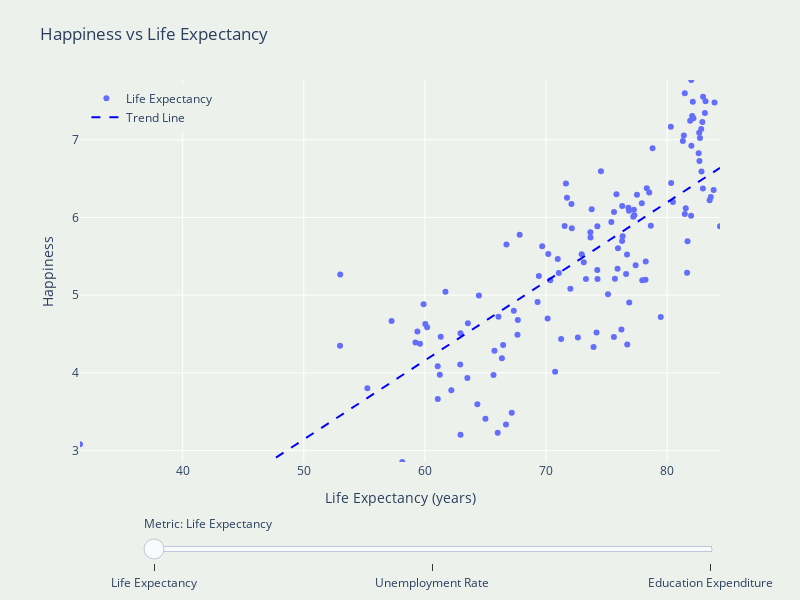

The cell this chart's notebook holds for it:
### Markdown cell above
**Money does not buy happiness**

Economic wealth could explain some of the variation in national happiness. However, other societal indicators may offer different insights. To further investigate the what influences the way people perceive their happiness, we examined its relationship with education expenditure, unemployment rate, and life expectancy.

In the plot about Happiness vs Education Expenditure, there is a slight positive trend. Countries that allocate a higher percentage of their GDP to education generally report higher happiness levels according to the dataset. It suggests that investment in quality education contributes to societal well-being and happiness.

The plot about Happiness vs Unemployment Rate has a slight negative trendline: as unemployment increases, average happiness declines according to the dataset. This is a result in line with previous research like Winkelmann (2014), which found that unemployment consistently and significantly reduces life satisfaction and caused a reduction in the happiness score recorded, both due to economic insecurity and the psychological toll of uncertainty.

In the plot about Happiness vs Life Expectancy, a positive correlation can be read from the regression line. Countries where people live longer also tend to report higher happiness scores. This relationship is likely tied to broader indicators of public health and quality of life. As with education, longer life expectancy reflects better healthcare systems, better nutrition, and a better environments, all of this tends to go hand-in-hand with happiness.

### Code cell
import pandas as pd
import numpy as np
import plotly.graph_objects as go
from plotly.offline import init_notebook_mode, iplot

init_notebook_mode(connected=True)

df = pd.read_csv('final.csv')

df['Happiness_rank'] = df['Happiness'].rank(method='min', ascending=False).astype(int)
total_countries = df['Country'].nunique()

df_life = df.dropna(subset=['Life_expectancy', 'Happiness', 'Country', 'Happiness_rank'])
df_unemp = df.dropna(subset=['Unemployment_rate', 'Happiness', 'Country', 'Happiness_rank'])
df_edu = df.dropna(subset=['Edu_expenditure_pct', 'Happiness', 'Country', 'Happiness_rank'])

x_range_life = [df_life['Life_expectancy'].min(), df_life['Life_expectancy'].max()]
x_range_unemp = [df_unemp['Unemployment_rate'].min(), df_unemp['Unemployment_rate'].max()]
x_range_edu = [df_edu['Edu_expenditure_pct'].min(), df_edu['Edu_expenditure_pct'].max()]
y_range = [df['Happiness'].min(), df['Happiness'].max()]

def add_trend_trace(x, y, color, visible=True):
    x_vals = x.values
    y_vals = y.values
    slope, intercept = np.polyfit(x_vals, y_vals, 1)
    x_trend = np.linspace(min(x_vals), max(x_vals), 100)
    y_trend = slope * x_trend + intercept
    return go.Scatter(
        x=x_trend,
        y=y_trend,
        mode='lines',
        line=dict(color=color, dash='dash'),
        name='Trend Line',
        visible=visible,
        hoverinfo='skip'
    )

trace_life = go.Scatter(
    x=df_life['Life_expectancy'],
    y=df_life['Happiness'],
    mode='markers',
    name='Life Expectancy',
    visible=True,
    text=df_life['Country'],
    customdata=df_life['Happiness_rank'],
    hovertemplate=(
        "Country: %{text}<br>"
        f"Rank: %{{customdata}} out of {total_countries}<br>"
        "Life Expectancy: %{x:.1f} years<br>"
        "Happiness: %{y:.2f}<extra></extra>"
    )
)

trace_unemp = go.Scatter(
    x=df_unemp['Unemployment_rate'],
    y=df_unemp['Happiness'],
    mode='markers',
    name='Unemployment Rate',
    visible=False,
    text=df_unemp['Country'],
    customdata=df_unemp['Happiness_rank'],
    hovertemplate=(
        "Country: %{text}<br>"
        f"Rank: %{{customdata}} out of {total_countries}<br>"
        "Unemployment Rate: %{x:.1f}%<br>"
        "Happiness: %{y:.2f}<extra></extra>"
    )
)

trace_edu = go.Scatter(
    x=df_edu['Edu_expenditure_pct'],
    y=df_edu['Happiness'],
    mode='markers',
    name='Education Expenditure',
    visible=False,
    text=df_edu['Country'],
    customdata=df_edu['Happiness_rank'],
    hovertemplate=(
        "Country: %{text}<br>"
        f"Rank: %{{customdata}} out of {total_countries}<br>"
        "Education Expenditure: %{x:.2f}% of GDP<br>"
        "Happiness: %{y:.2f}<extra></extra>"
    )
)

trend_life = add_trend_trace(df_life['Life_expectancy'], df_life['Happiness'], 'blue', True)
trend_unemp = add_trend_trace(df_unemp['Unemployment_rate'], df_unemp['Happiness'], 'blue', False)
trend_edu = add_trend_trace(df_edu['Edu_expenditure_pct'], df_edu['Happiness'], 'blue', False)

fig = go.Figure(data=[
    trace_life, trace_unemp, trace_edu,
    trend_life, trend_unemp, trend_edu
])

steps = [
    dict(method='update', label='Life Expectancy',
         args=[{'visible': [True, False, False, True, False, False]},
               {'title': 'Happiness vs Life Expectancy',
                'xaxis': {'title': 'Life Expectancy (years)', 'range': x_range_life, 'fixedrange': True},
                'yaxis': {'title': 'Happiness', 'range': y_range, 'fixedrange': True}}]),
    dict(method='update', label='Unemployment Rate',
         args=[{'visible': [False, True, False, False, True, False]},
               {'title': 'Happiness vs Unemployment Rate',
                'xaxis': {'title': 'Unemployment Rate (%)', 'range': x_range_unemp, 'fixedrange': True},
                'yaxis': {'title': 'Happiness', 'range': y_range, 'fixedrange': True}}]),
    dict(method='update', label='Education Expenditure',
         args=[{'visible': [False, False, True, False, False, True]},
               {'title': 'Happiness vs Education Expenditure',
                'xaxis': {'title': 'Education Expenditure (% of GDP)', 'range': x_range_edu, 'fixedrange': True},
                'yaxis': {'title': 'Happiness', 'range': y_range, 'fixedrange': True}}])
]

fig.update_layout(
    sliders=[dict(
        active=0,
        currentvalue={'prefix': 'Metric: '},
        pad={'t': 50},
        steps=steps,
        len=0.9,
        x=0.1,
        xanchor='left'
    )],
    title="Happiness vs Life Expectancy",
    width=800,
    height=600,
    autosize=False,
    margin=dict(t=80, b=80, l=80, r=80),
    xaxis=dict(
        title=dict(text='Life Expectancy (years)', font=dict(size=14)),
        range=x_range_life,
        fixedrange=True,
        tickfont=dict(size=12)
    ),
    yaxis=dict(
        title=dict(text='Happiness', font=dict(size=14)),
        range=y_range,
        fixedrange=True,
        tickmode='linear',
        dtick=1,
        tickfont=dict(size=12),
    ),
    hoverlabel=dict(font=dict(size=12)),
    showlegend=True,
    legend=dict(
        font=dict(size=12),
        x=0.01, y=0.99,
        borderwidth=0
    ),
    paper_bgcolor='#EDF1EC',
    plot_bgcolor='#EDF1EC',
)

iplot(fig)

### Figure 1 — Plotly figure (JSON) as saved in the notebook; plotly's stock layout.template omitted (floating-point values rounded to 4 significant figures; data arrays with more than 128 entries replaced by an {"elided": "..."} marker saying what was removed)
{"data": [{"customdata": {"elided": "133 int values"}, "hovertemplate": "Country: %{text}<br>Rank: %{customdata} out of 133<br>Life Expectancy: %{x:.1f} years<br>Happiness: %{y:.2f}<extra></extra>", "mode": "markers", "name": "Life Expectancy", "text": {"elided": "133 str values"}, "type": "scatter", "visible": true, "x": {"elided": "133 float values"}, "y": {"elided": "133 float values"}}, {"customdata": [1, 2, 3, 4, 5, 6, 7, 8, 9, 10, 11, 12, 13, 14, 15, 16, 17, 18, 19, 20, 21, 22, 23, 24, 25, 26, 27, 28, 29, 30, 31, 32, 33, 34, 36, 37, 38, 39, 40, 42, 43, 44, 45, 46, 48, 49, 50, 51, 52, 53, 54, 55, 56, 57, 58, 59, 60, 61, 62, 63, 64, 66, 68, 69, 70, 71, 72, 73, 74, 75, 76, 79, 81, 82, 83, 84, 86, 89, 90, 92, 93, 94, 95, 96, 98, 99, 100, 101, 102, 103, 104, 106, 109, 111, 112, 114, 116, 117, 118, 119, 123, 125, 127, 129], "hovertemplate": "Country: %{text}<br>Rank: %{customdata} out of 133<br>Unemployment Rate: %{x:.1f}%<br>Happiness: %{y:.2f}<extra></extra>", "mode": "markers", "name": "Unemployment Rate", "text": ["Finland", "Denmark", "Norway", "Iceland", "Netherlands", "Switzerland", "Sweden", "New Zealand", "Canada", "Austria", "Australia", "Costa Rica", "Israel", "Luxembourg", "United Kingdom", "Ireland", "Germany", "Belgium", "United States", "United Arab Emirates", "Malta", "Mexico", "France", "Chile", "Guatemala", "Saudi Arabia", "Qatar", "Spain", "Panama", "Brazil", "Uruguay", "Singapore", "El Salvador", "Italy", "Poland", "Uzbekistan", "Lithuania", "Colombia", "Slovenia", "Kosovo", "Argentina", "Romania", "Cyprus", "Ecuador", "Thailand", "Latvia", "Estonia", "Jamaica", "Mauritius", "Japan", "Honduras", "Kazakhstan", "Bolivia", "Hungary", "Paraguay", "Peru", "Portugal", "Pakistan", "Philippines", "Serbia", "Moldova", "Montenegro", "Croatia", "Dominican Republic", "Bosnia and Herzegovina", "Malaysia", "Belarus", "Greece", "Mongolia", "North Macedonia", "Nigeria", "Azerbaijan", "Lebanon", "Indonesia", "China", "Bhutan", "Bulgaria", "Jordan", "Benin", "South Africa", "Albania", "Cambodia", "Senegal", "Somalia", "Niger", "Burkina Faso", "Armenia", "Guinea", "Georgia", "Kenya", "Mauritania", "Tunisia", "Mali", "Sri Lanka", "Myanmar", "Ukraine", "Uganda", "Zambia", "Togo", "India", "Lesotho", "Zimbabwe", "Botswana", "Rwanda"], "type": "scatter", "visible": false, "x": [6.695, 5.018, 3.684, 3.507, 3.379, 4.394, 6.833, 4.109, 5.69, 4.56, 5.143, 10.81, 3.731, 5.592, 3.657, 4.95, 3.163, 5.364, 3.669, 2.331, 3.627, 3.477, 8.415, 7.493, 2.193, 5.636, 0.1, 14.11, 6.409, 11.94, 8.836, 3.1, 4.17, 9.952, 3.267, 8.98, 6.255, 10.28, 4.446, 25.07, 9.843, 3.912, 7.155, 3.812, 0.716, 6.312, 4.514, 4.987, 6.331, 2.351, 5.698, 4.8, 3.682, 3.419, 6.595, 3.379, 6.464, 4.83, 2.237, 10.39, 1.502, 15.13, 6.617, 6.356, 15.69, 3.26, 4.165, 17.05, 9.024, 17.41, 10.7, 5.0, 11.3, 3.59, 5.15, 2.72, 4.23, 16.8, 1.214, 28.47, 11.47, 0.499, 2.863, 18.83, 0.532, 1.56, 9.794, 5.018, 11.56, 5.014, 10.42, 17.15, 3.29, 4.67, 0.407, 8.194, 2.563, 5.538, 2.036, 6.51, 16.88, 7.373, 20.09, 11.24], "y": [7.769, 7.6, 7.554, 7.494, 7.488, 7.48, 7.343, 7.307, 7.278, 7.246, 7.228, 7.167, 7.139, 7.09, 7.054, 7.021, 6.985, 6.923, 6.892, 6.825, 6.726, 6.595, 6.592, 6.444, 6.436, 6.375, 6.374, 6.354, 6.321, 6.3, 6.293, 6.262, 6.253, 6.223, 6.182, 6.174, 6.149, 6.125, 6.118, 6.1, 6.086, 6.07, 6.046, 6.028, 6.008, 5.94, 5.893, 5.89, 5.888, 5.886, 5.86, 5.809, 5.779, 5.758, 5.743, 5.697, 5.693, 5.653, 5.631, 5.603, 5.529, 5.523, 5.432, 5.425, 5.386, 5.339, 5.323, 5.287, 5.285, 5.274, 5.265, 5.208, 5.197, 5.192, 5.191, 5.082, 5.011, 4.906, 4.883, 4.722, 4.719, 4.7, 4.681, 4.668, 4.628, 4.587, 4.559, 4.534, 4.519, 4.509, 4.49, 4.461, 4.39, 4.366, 4.36, 4.332, 4.189, 4.107, 4.085, 4.015, 3.802, 3.663, 3.488, 3.334]}, {"customdata": [1, 2, 3, 4, 5, 6, 7, 8, 9, 10, 11, 12, 13, 14, 15, 16, 17, 18, 19, 20, 21, 23, 24, 25, 27, 28, 29, 30, 31, 32, 33, 34, 35, 36, 37, 38, 40, 41, 43, 44, 45, 46, 47, 48, 49, 50, 51, 52, 53, 54, 55, 56, 57, 58, 59, 60, 61, 62, 63, 64, 67, 68, 69, 70, 71, 72, 73, 74, 76, 77, 78, 79, 79, 81, 82, 83, 84, 85, 86, 87, 88, 89, 90, 91, 92, 93, 94, 95, 97, 98, 99, 100, 101, 102, 103, 104, 105, 106, 107, 109, 110, 112, 113, 114, 115, 116, 117, 118, 119, 120, 122, 123, 124, 126, 127, 129, 130, 132], "hovertemplate": "Country: %{text}<br>Rank: %{customdata} out of 133<br>Education Expenditure: %{x:.2f}% of GDP<br>Happiness: %{y:.2f}<extra></extra>", "mode": "markers", "name": "Education Expenditure", "text": ["Finland", "Denmark", "Norway", "Iceland", "Netherlands", "Switzerland", "Sweden", "New Zealand", "Canada", "Austria", "Australia", "Costa Rica", "Israel", "Luxembourg", "United Kingdom", "Ireland", "Germany", "Belgium", "United States", "United Arab Emirates", "Malta", "France", "Chile", "Guatemala", "Qatar", "Spain", "Panama", "Brazil", "Uruguay", "Singapore", "El Salvador", "Italy", "Bahrain", "Poland", "Uzbekistan", "Lithuania", "Slovenia", "Nicaragua", "Argentina", "Romania", "Cyprus", "Ecuador", "Kuwait", "Thailand", "Latvia", "Estonia", "Jamaica", "Mauritius", "Japan", "Honduras", "Kazakhstan", "Bolivia", "Hungary", "Paraguay", "Peru", "Portugal", "Pakistan", "Philippines", "Serbia", "Moldova", "Tajikistan", "Croatia", "Dominican Republic", "Bosnia and Herzegovina", "Malaysia", "Belarus", "Greece", "Mongolia", "Nigeria", "Turkmenistan", "Algeria", "Morocco", "Azerbaijan", "Lebanon", "Indonesia", "China", "Bhutan", "Cameroon", "Bulgaria", "Ghana", "Nepal", "Jordan", "Benin", "Gabon", "South Africa", "Albania", "Cambodia", "Senegal", "Namibia", "Niger", "Burkina Faso", "Armenia", "Guinea", "Georgia", "Kenya", "Mauritania", "Mozambique", "Tunisia", "Bangladesh", "Mali", "Sierra Leone", "Myanmar", "Chad", "Ukraine", "Ethiopia", "Uganda", "Zambia", "Togo", "India", "Liberia", "Madagascar", "Lesotho", "Burundi", "Haiti", "Botswana", "Rwanda", "Tanzania", "Central African Republic"], "type": "scatter", "visible": false, "x": [6.417, 7.255, 7.865, 7.601, 5.16, 5.014, 7.639, 5.178, 4.773, 5.218, 5.509, 6.738, 6.041, 3.736, 5.261, 3.296, 5.116, 6.334, 4.957, 3.86, 4.899, 5.354, 5.626, 3.193, 2.804, 4.23, 3.093, 5.963, 4.628, 2.73, 3.387, 4.095, 2.385, 4.679, 6.295, 3.964, 4.892, 4.6, 4.772, 3.567, 5.213, 4.246, 6.728, 3.022, 4.436, 5.26, 5.164, 4.542, 3.155, 5.932, 3.354, 8.091, 4.225, 3.49, 3.822, 4.63, 2.215, 3.407, 3.616, 6.226, 5.484, 3.92, 4.043, 4.044, 3.98, 4.979, 3.586, 3.652, 0.3585, 3.121, 5.575, 5.003, 3.176, 2.6, 0.9644, 4.059, 4.51, 3.047, 4.199, 3.153, 3.486, 2.988, 2.965, 2.874, 5.912, 3.916, 2.826, 5.035, 9.323, 3.526, 5.407, 2.572, 1.858, 3.83, 5.374, 1.823, 6.286, 6.174, 1.681, 3.555, 7.447, 2.0, 2.372, 5.441, 4.481, 2.308, 4.418, 4.202, 3.897, 2.165, 3.013, 7.194, 5.347, 1.759, 8.399, 3.239, 3.597, 1.768], "y": [7.769, 7.6, 7.554, 7.494, 7.488, 7.48, 7.343, 7.307, 7.278, 7.246, 7.228, 7.167, 7.139, 7.09, 7.054, 7.021, 6.985, 6.923, 6.892, 6.825, 6.726, 6.592, 6.444, 6.436, 6.374, 6.354, 6.321, 6.3, 6.293, 6.262, 6.253, 6.223, 6.199, 6.182, 6.174, 6.149, 6.118, 6.105, 6.086, 6.07, 6.046, 6.028, 6.021, 6.008, 5.94, 5.893, 5.89, 5.888, 5.886, 5.86, 5.809, 5.779, 5.758, 5.743, 5.697, 5.693, 5.653, 5.631, 5.603, 5.529, 5.467, 5.432, 5.425, 5.386, 5.339, 5.323, 5.287, 5.285, 5.265, 5.247, 5.211, 5.208, 5.208, 5.197, 5.192, 5.191, 5.082, 5.044, 5.011, 4.996, 4.913, 4.906, 4.883, 4.799, 4.722, 4.719, 4.7, 4.681, 4.639, 4.628, 4.587, 4.559, 4.534, 4.519, 4.509, 4.49, 4.466, 4.461, 4.456, 4.39, 4.374, 4.36, 4.35, 4.332, 4.286, 4.189, 4.107, 4.085, 4.015, 3.975, 3.933, 3.802, 3.775, 3.597, 3.488, 3.334, 3.231, 3.083]}, {"hoverinfo": "skip", "line": {"color": "blue", "dash": "dash"}, "mode": "lines", "name": "Trend Line", "type": "scatter", "visible": true, "x": [31.53, 32.06, 32.6, 33.13, 33.66, 34.2, 34.73, 35.27, 35.8, 36.33, 36.87, 37.4, 37.93, 38.47, 39.0, 39.53, 40.07, 40.6, 41.13, 41.67, 42.2, 42.74, 43.27, 43.8, 44.34, 44.87, 45.4, 45.94, 46.47, 47.0, 47.54, 48.07, 48.61, 49.14, 49.67, 50.21, 50.74, 51.27, 51.81, 52.34, 52.87, 53.41, 53.94, 54.47, 55.01, 55.54, 56.08, 56.61, 57.14, 57.68, 58.21, 58.74, 59.28, 59.81, 60.34, 60.88, 61.41, 61.95, 62.48, 63.01, 63.55, 64.08, 64.61, 65.15, 65.68, 66.21, 66.75, 67.28, 67.81, 68.35, 68.88, 69.42, 69.95, 70.48, 71.02, 71.55, 72.08, 72.62, 73.15, 73.68, 74.22, 74.75, 75.29, 75.82, 76.35, 76.89, 77.42, 77.95, 78.49, 79.02, 79.55, 80.09, 80.62, 81.15, 81.69, 82.22, 82.76, 83.29, 83.82, 84.36], "y": [1.264, 1.318, 1.372, 1.426, 1.481, 1.535, 1.589, 1.644, 1.698, 1.752, 1.807, 1.861, 1.915, 1.969, 2.024, 2.078, 2.132, 2.187, 2.241, 2.295, 2.349, 2.404, 2.458, 2.512, 2.567, 2.621, 2.675, 2.729, 2.784, 2.838, 2.892, 2.947, 3.001, 3.055, 3.109, 3.164, 3.218, 3.272, 3.327, 3.381, 3.435, 3.489, 3.544, 3.598, 3.652, 3.707, 3.761, 3.815, 3.869, 3.924, 3.978, 4.032, 4.087, 4.141, 4.195, 4.25, 4.304, 4.358, 4.412, 4.467, 4.521, 4.575, 4.63, 4.684, 4.738, 4.792, 4.847, 4.901, 4.955, 5.01, 5.064, 5.118, 5.172, 5.227, 5.281, 5.335, 5.39, 5.444, 5.498, 5.552, 5.607, 5.661, 5.715, 5.77, 5.824, 5.878, 5.932, 5.987, 6.041, 6.095, 6.15, 6.204, 6.258, 6.312, 6.367, 6.421, 6.475, 6.53, 6.584, 6.638]}, {"hoverinfo": "skip", "line": {"color": "blue", "dash": "dash"}, "mode": "lines", "name": "Trend Line", "type": "scatter", "visible": false, "x": [0.1, 0.3865, 0.6731, 0.9596, 1.246, 1.533, 1.819, 2.106, 2.392, 2.679, 2.965, 3.252, 3.539, 3.825, 4.112, 4.398, 4.685, 4.971, 5.258, 5.544, 5.831, 6.117, 6.404, 6.691, 6.977, 7.264, 7.55, 7.837, 8.123, 8.41, 8.696, 8.983, 9.269, 9.556, 9.843, 10.13, 10.42, 10.7, 10.99, 11.28, 11.56, 11.85, 12.13, 12.42, 12.71, 12.99, 13.28, 13.57, 13.85, 14.14, 14.43, 14.71, 15.0, 15.29, 15.57, 15.86, 16.15, 16.43, 16.72, 17.01, 17.29, 17.58, 17.87, 18.15, 18.44, 18.73, 19.01, 19.3, 19.59, 19.87, 20.16, 20.44, 20.73, 21.02, 21.3, 21.59, 21.88, 22.16, 22.45, 22.74, 23.02, 23.31, 23.6, 23.88, 24.17, 24.46, 24.74, 25.03, 25.32, 25.6, 25.89, 26.18, 26.46, 26.75, 27.04, 27.32, 27.61, 27.89, 28.18, 28.47], "y": [6.068, 6.054, 6.04, 6.025, 6.011, 5.997, 5.982, 5.968, 5.954, 5.939, 5.925, 5.911, 5.896, 5.882, 5.868, 5.853, 5.839, 5.825, 5.81, 5.796, 5.782, 5.767, 5.753, 5.739, 5.724, 5.71, 5.696, 5.681, 5.667, 5.653, 5.638, 5.624, 5.609, 5.595, 5.581, 5.566, 5.552, 5.538, 5.523, 5.509, 5.495, 5.48, 5.466, 5.452, 5.437, 5.423, 5.409, 5.394, 5.38, 5.366, 5.351, 5.337, 5.323, 5.308, 5.294, 5.28, 5.265, 5.251, 5.237, 5.222, 5.208, 5.194, 5.179, 5.165, 5.15, 5.136, 5.122, 5.107, 5.093, 5.079, 5.064, 5.05, 5.036, 5.021, 5.007, 4.993, 4.978, 4.964, 4.95, 4.935, 4.921, 4.907, 4.892, 4.878, 4.864, 4.849, 4.835, 4.821, 4.806, 4.792, 4.778, 4.763, 4.749, 4.735, 4.72, 4.706, 4.692, 4.677, 4.663, 4.648]}, {"hoverinfo": "skip", "line": {"color": "blue", "dash": "dash"}, "mode": "lines", "name": "Trend Line", "type": "scatter", "visible": false, "x": [0.3585, 0.449, 0.5396, 0.6301, 0.7207, 0.8112, 0.9018, 0.9923, 1.083, 1.173, 1.264, 1.354, 1.445, 1.536, 1.626, 1.717, 1.807, 1.898, 1.988, 2.079, 2.169, 2.26, 2.35, 2.441, 2.532, 2.622, 2.713, 2.803, 2.894, 2.984, 3.075, 3.165, 3.256, 3.346, 3.437, 3.528, 3.618, 3.709, 3.799, 3.89, 3.98, 4.071, 4.161, 4.252, 4.343, 4.433, 4.524, 4.614, 4.705, 4.795, 4.886, 4.976, 5.067, 5.157, 5.248, 5.339, 5.429, 5.52, 5.61, 5.701, 5.791, 5.882, 5.972, 6.063, 6.153, 6.244, 6.335, 6.425, 6.516, 6.606, 6.697, 6.787, 6.878, 6.968, 7.059, 7.149, 7.24, 7.331, 7.421, 7.512, 7.602, 7.693, 7.783, 7.874, 7.964, 8.055, 8.145, 8.236, 8.327, 8.417, 8.508, 8.598, 8.689, 8.779, 8.87, 8.96, 9.051, 9.141, 9.232, 9.323], "y": [4.678, 4.698, 4.717, 4.737, 4.756, 4.776, 4.796, 4.815, 4.835, 4.854, 4.874, 4.893, 4.913, 4.933, 4.952, 4.972, 4.991, 5.011, 5.03, 5.05, 5.07, 5.089, 5.109, 5.128, 5.148, 5.167, 5.187, 5.206, 5.226, 5.246, 5.265, 5.285, 5.304, 5.324, 5.343, 5.363, 5.383, 5.402, 5.422, 5.441, 5.461, 5.48, 5.5, 5.52, 5.539, 5.559, 5.578, 5.598, 5.617, 5.637, 5.657, 5.676, 5.696, 5.715, 5.735, 5.754, 5.774, 5.794, 5.813, 5.833, 5.852, 5.872, 5.891, 5.911, 5.931, 5.95, 5.97, 5.989, 6.009, 6.028, 6.048, 6.068, 6.087, 6.107, 6.126, 6.146, 6.165, 6.185, 6.204, 6.224, 6.244, 6.263, 6.283, 6.302, 6.322, 6.341, 6.361, 6.381, 6.4, 6.42, 6.439, 6.459, 6.478, 6.498, 6.518, 6.537, 6.557, 6.576, 6.596, 6.615]}], "layout": {"autosize": false, "height": 600, "hoverlabel": {"font": {"size": 12}}, "legend": {"borderwidth": 0, "font": {"size": 12}, "x": 0.01, "y": 0.99}, "margin": {"b": 80, "l": 80, "r": 80, "t": 80}, "paper_bgcolor": "#EDF1EC", "plot_bgcolor": "#EDF1EC", "showlegend": true, "sliders": [{"active": 0, "currentvalue": {"prefix": "Metric: "}, "len": 0.9, "pad": {"t": 50}, "steps": [{"args": [{"visible": [true, false, false, true, false, false]}, {"title": "Happiness vs Life Expectancy", "xaxis": {"fixedrange": true, "range": [31.53, 84.36], "title": "Life Expectancy (years)"}, "yaxis": {"fixedrange": true, "range": [2.853, 7.769], "title": "Happiness"}}], "label": "Life Expectancy", "method": "update"}, {"args": [{"visible": [false, true, false, false, true, false]}, {"title": "Happiness vs Unemployment Rate", "xaxis": {"fixedrange": true, "range": [0.1, 28.47], "title": "Unemployment Rate (%)"}, "yaxis": {"fixedrange": true, "range": [2.853, 7.769], "title": "Happiness"}}], "label": "Unemployment Rate", "method": "update"}, {"args": [{"visible": [false, false, true, false, false, true]}, {"title": "Happiness vs Education Expenditure", "xaxis": {"fixedrange": true, "range": [0.3585, 9.323], "title": "Education Expenditure (% of GDP)"}, "yaxis": {"fixedrange": true, "range": [2.853, 7.769], "title": "Happiness"}}], "label": "Education Expenditure", "method": "update"}], "x": 0.1, "xanchor": "left"}], "title": {"text": "Happiness vs Life Expectancy"}, "width": 800, "xaxis": {"fixedrange": true, "range": [31.53, 84.36], "tickfont": {"size": 12}, "title": {"font": {"size": 14}, "text": "Life Expectancy (years)"}}, "yaxis": {"dtick": 1, "fixedrange": true, "range": [2.853, 7.769], "tickfont": {"size": 12}, "tickmode": "linear", "title": {"font": {"size": 14}, "text": "Happiness"}}}}
